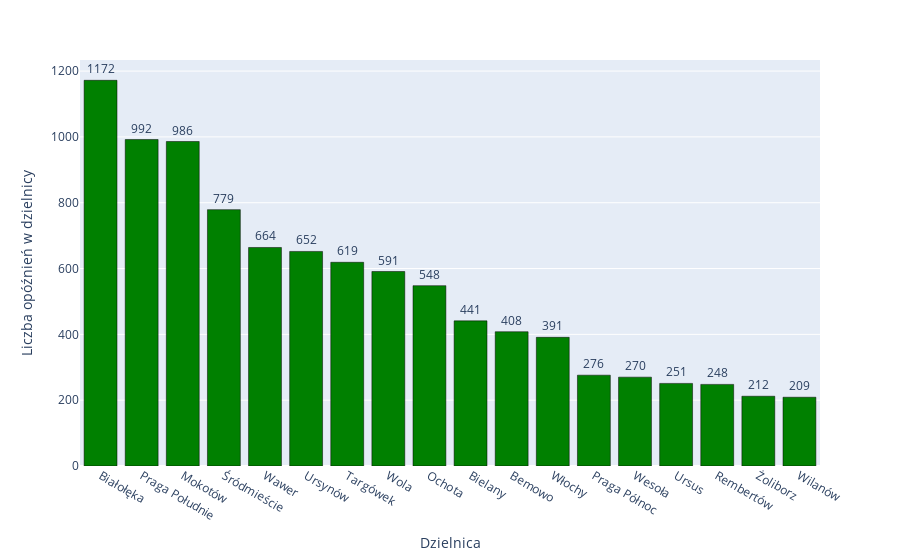

This figure's notebook cell:
### Code cell
fig = px.bar(delays_districts, x="District", y="Count", text="Count")
fig.update_traces(texttemplate='%{text}', textposition='outside')
fig.update_layout(uniformtext_minsize=8, uniformtext_mode='hide')
fig.update_traces(marker_color="green", marker_line_color="black", marker_line_width=0.5, opacity=1)
fig.update_layout(xaxis_title="Dzielnica", yaxis_title="Liczba opóźnień w dzielnicy")
fig.show()

### Figure 1 — Plotly figure (JSON) as saved in the notebook; plotly's stock layout.template omitted (floating-point values rounded to 4 significant figures)
{"data": [{"alignmentgroup": "True", "hovertemplate": "District=%{x}<br>Count=%{text}<extra></extra>", "legendgroup": "", "marker": {"color": "green", "line": {"color": "black", "width": 0.5}, "pattern": {"shape": ""}}, "name": "", "offsetgroup": "", "opacity": 1, "orientation": "v", "showlegend": false, "text": [1172, 992, 986, 779, 664, 652, 619, 591, 548, 441, 408, 391, 276, 270, 251, 248, 212, 209], "textposition": "outside", "texttemplate": "%{text}", "type": "bar", "x": ["Białołęka", "Praga Południe", "Mokotów", "Śródmieście", "Wawer", "Ursynów", "Targówek", "Wola", "Ochota", "Bielany", "Bemowo", "Włochy", "Praga Północ", "Wesoła", "Ursus", "Rembertów", "Żoliborz", "Wilanów"], "xaxis": "x", "y": [1172, 992, 986, 779, 664, 652, 619, 591, 548, 441, 408, 391, 276, 270, 251, 248, 212, 209], "yaxis": "y"}], "layout": {"barmode": "relative", "legend": {"tracegroupgap": 0}, "margin": {"t": 60}, "uniformtext": {"minsize": 8, "mode": "hide"}, "xaxis": {"anchor": "y", "domain": [0, 1], "title": {"text": "Dzielnica"}}, "yaxis": {"anchor": "x", "domain": [0, 1], "title": {"text": "Liczba opóźnień w dzielnicy"}}}}
